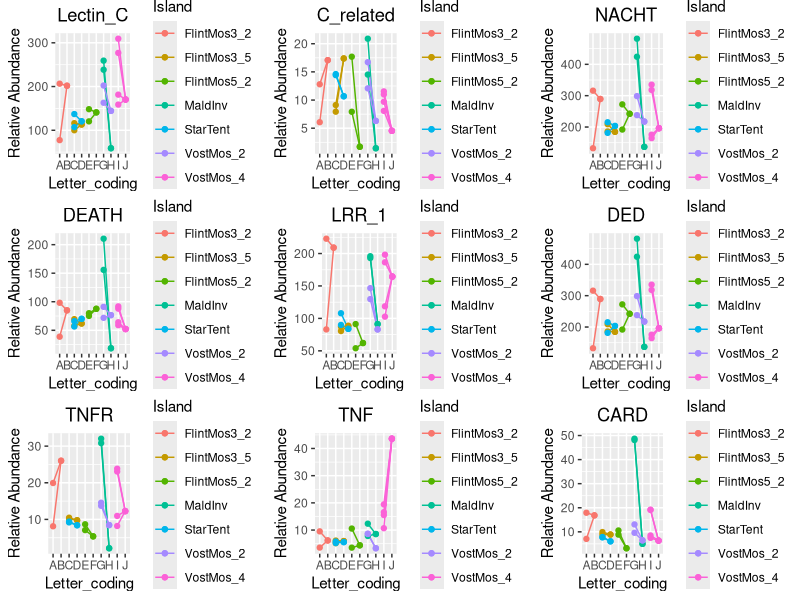

This chart was generated by the following R code:
setwd("/Users/aabvud/Dev/Thesis/")
data<- read.table("Boxplot_Test.txt",header = TRUE, sep = "\t")
# library(ggplot2)
library(tidyverse)
#bp <- ggplot(data, aes(Letter_coding,TNF)) 
#bp <- bp + geom_boxplot(aes(fill=Letter_coding))+geom_jitter(width=0.2)
#bp + ylab("Immune response")
quartz()
coral <- data %>% filter(str_detect(Organism, "Coral"))
C_dash <- data %>% filter(str_detect(Organism, "C-"))
plt_data <- left_join(coral, C_dash, by = "Island", suffix = c("","_C") ) 

p1 <- plt_data %>% ggplot(aes( color = Island)) +  
      geom_segment(aes( x = Letter_coding, y = Lectin_C, xend = Letter_coding_C, yend = Lectin_C_C)) +
      geom_point(aes(x = Letter_coding, y=Lectin_C)) +
      geom_point(aes(x = Letter_coding_C, y = Lectin_C_C)) +
      ylab("Relative Abundance") + ggtitle("Lectin_C") + theme(plot.title = element_text(hjust = 0.5))

p2 <- plt_data %>% ggplot(aes( color = Island)) +  
      geom_segment(aes( x= Letter_coding, y = DEATH, xend = Letter_coding_C, yend = DEATH_C)) +
      geom_point(aes(x= Letter_coding, y=DEATH)) +
      geom_point(aes(x = Letter_coding_C, y = DEATH_C)) +
      ylab("Relative Abundance") + ggtitle("DEATH") +theme(plot.title = element_text(hjust = 0.5))

p3 <- plt_data %>% ggplot(aes( color = Island)) +  
      geom_segment(aes( x= Letter_coding, y = TNFR, xend = Letter_coding_C, yend = TNFR_C)) +
      geom_point(aes(x= Letter_coding, y=TNFR)) +
      geom_point(aes(x = Letter_coding_C, y = TNFR_C)) +
      ylab("Relative Abundance") + ggtitle("TNFR") +theme(plot.title = element_text(hjust = 0.5))

p4 <- plt_data %>% ggplot(aes( color = Island)) +  
      geom_segment(aes( x= Letter_coding, y = C_related, xend = Letter_coding_C, yend = C_related_C)) +
      geom_point(aes(x= Letter_coding, y=C_related)) +
      geom_point(aes(x = Letter_coding_C, y = C_related_C)) +
      ylab("Relative Abundance") + ggtitle("C_related") +theme(plot.title = element_text(hjust = 0.5))

p5 <- plt_data %>% ggplot(aes( color = Island)) +  
      geom_segment(aes( x= Letter_coding, y = LRR_1, xend = Letter_coding_C, yend = LRR_1_C)) +
      geom_point(aes(x= Letter_coding, y=LRR_1)) +
      geom_point(aes(x = Letter_coding_C, y = LRR_1_C)) +
      ylab("Relative Abundance") + ggtitle("LRR_1") +theme(plot.title = element_text(hjust = 0.5))

p6 <- plt_data %>% ggplot(aes( color = Island)) +  
      geom_segment(aes( x= Letter_coding, y = TNF, xend = Letter_coding_C, yend = TNF_C)) +
      geom_point(aes(x= Letter_coding, y=TNF)) +
      geom_point(aes(x = Letter_coding_C, y = TNF_C)) +
      ylab("Relative Abundance") + ggtitle("TNF") +theme(plot.title = element_text(hjust = 0.5))

p7 <- plt_data %>% ggplot(aes( color = Island)) +  
      geom_segment(aes( x= Letter_coding, y = NACHT, xend = Letter_coding_C, yend = NACHT_C)) +
      geom_point(aes(x= Letter_coding, y=NACHT)) +
      geom_point(aes(x = Letter_coding_C, y = NACHT_C)) +
      ylab("Relative Abundance") + ggtitle("NACHT") +theme(plot.title = element_text(hjust = 0.5))

p8 <- plt_data %>% ggplot(aes( color = Island)) +  
      geom_segment(aes( x= Letter_coding, y = DED, xend = Letter_coding_C, yend = DED_C)) +
      geom_point(aes(x= Letter_coding, y=DED)) +
      geom_point(aes(x = Letter_coding_C, y = DED_C)) +
      ylab("Relative Abundance") + ggtitle("DED") +theme(plot.title = element_text(hjust = 0.5))

p9 <- plt_data %>% ggplot(aes( color = Island)) +  
      geom_segment(aes( x= Letter_coding, y = CARD, xend = Letter_coding_C, yend = CARD_C)) +
      geom_point(aes(x= Letter_coding, y=CARD)) +
      geom_point(aes(x = Letter_coding_C, y = CARD_C)) +
      ylab("Relative Abundance") + ggtitle("CARD") +theme(plot.title = element_text(hjust = 0.5))

multiplot <- function(..., plotlist = NULL, file, cols = 1, layout = NULL) {
  require(grid)
  
  plots <- c(list(...), plotlist)
  
  numPlots = length(plots)
  
  if (is.null(layout)) {
    layout <- matrix(seq(1, cols * ceiling(numPlots/cols)),
                     ncol = cols, nrow = ceiling(numPlots/cols))
  }
  
  if (numPlots == 1) {
    print(plots[[1]])
    
  } else {
    grid.newpage()
    pushViewport(viewport(layout = grid.layout(nrow(layout), ncol(layout))))
    
    for (i in 1:numPlots) {
      matchidx <- as.data.frame(which(layout == i, arr.ind = TRUE))
      
      print(plots[[i]], vp = viewport(layout.pos.row = matchidx$row,
                                      layout.pos.col = matchidx$col))
    }
  }
}
multiplot(p1,p2,p3,p4,p5,p6,p7,p8,p9, cols=3)

